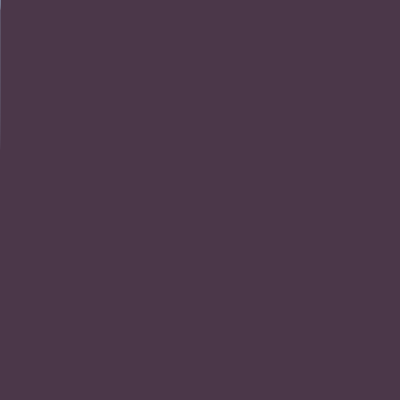
Frame 1 (no input)
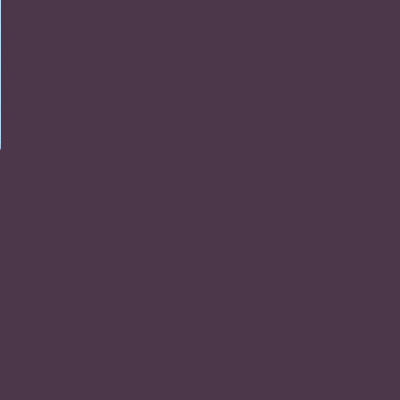
Frame 60 (the mouse pressed at the canvas centre just before this capture)
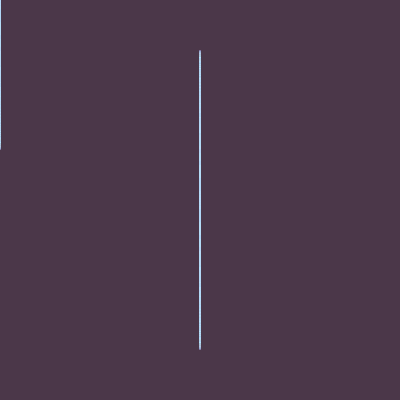
Frame 120 (the mouse held since frame 60 and released just before this capture)

The Processing sketch that drew these frames (run headless with seeded random() and noise(); from frame 60 on, the mouse is pressed at the canvas centre):

// Processing sketch: ex_11_key_pressed_change_color_c
// ── ex_11_key_pressed_change_color_c.pde
void setup() {
  size(400, 400);
  background(#4B3749);
  noStroke();
  fill(182, 220, 250, 80);
}

void draw() {
  ellipse(mouseX, mouseY, 2, 20);
  ellipse(mouseX, mouseY, 1, 300);
}

void keyPressed() {
  if (key == '0') {
    // back to original color
    fill(182, 220, 250, 80);
  }   
  if (key == '1') {
    fill(#312381, 60);
  }   
  if (key == '2') {
    fill(#1E5541, 40);
  }
  if (key == '3') {
    fill(#1E3C55, 20);
  }
  if (key == '4') {
    fill(#DD3AF0, 10);
  }
  if (key == '5') {
    fill(#4B462A, 5);
  }
  if (key == '6') {
    fill(#D8601A, 2);
  }
}
